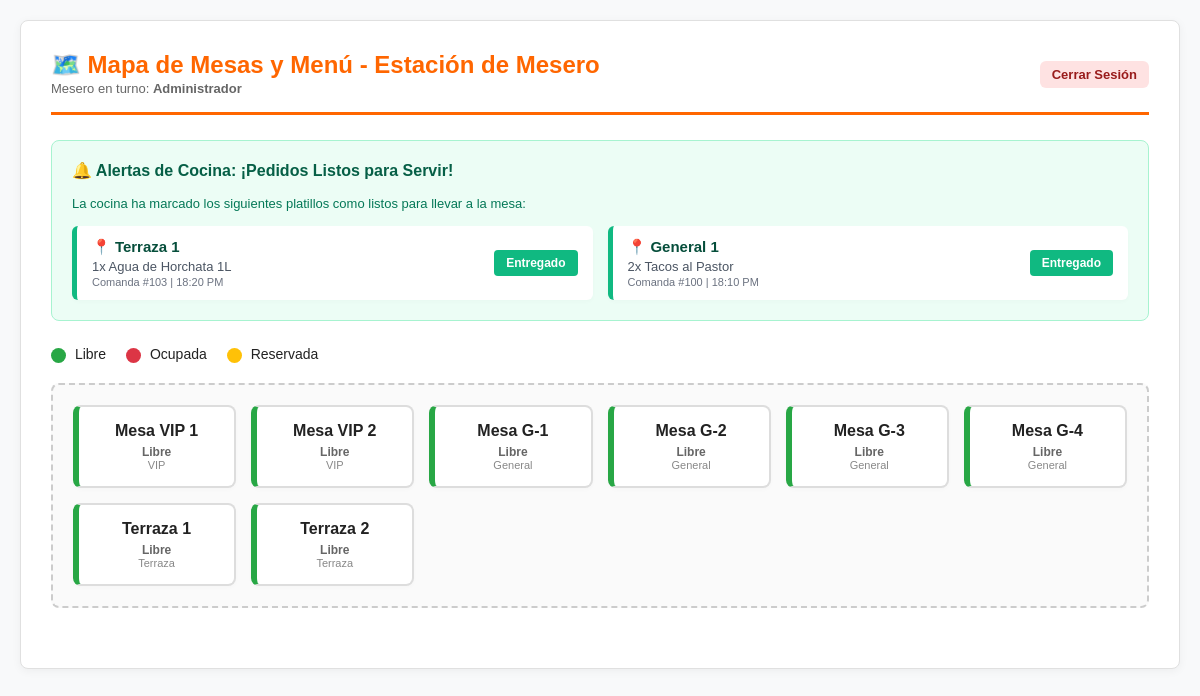
Page /mesas.php (signed in) on the committed database.
### tables this page shows
CREATE TABLE IF NOT EXISTS mesas (
    id          INT AUTO_INCREMENT PRIMARY KEY,
    nombre      VARCHAR(50) NOT NULL,
    zona        VARCHAR(30) NOT NULL,
    estado      ENUM('libre', 'ocupada', 'reservada', 'limpieza') NOT NULL DEFAULT 'libre'
);

### mesas.php (the view, shortened to what this page needs)
<?php
require_once 'conexion.php';
$nombreMesero = $_SESSION['usuario'];
$stmtMesas = $pdo->query("SELECT * FROM mesas");
$mesas = $stmtMesas->fetchAll(PDO::FETCH_ASSOC);
$pedidos_listos = [
    ['id' => 103, 'mesa' => 'Terraza 1', 'platillos' => '1x Agua de Horchata 1L', 'hora' => '18:20 PM'],
    ['id' => 100, 'mesa' => 'General 1', 'platillos' => '2x Tacos al Pastor', 'hora' => '18:10 PM']
];
?>
<!DOCTYPE html>
<html lang="es">
<head>
</head>
<body>
    <div class="container">
        <div class="header-mesero">
            <div>
                <h2>🗺️ Mapa de Mesas y Menú - Estación de Mesero</h2>
                <span style="font-size: 13px; color: #666;">Mesero en turno: <strong><?php echo htmlspecialchars($nombreMesero); ?></strong></span>
            </div>
            <a href="login.php" class="btn-logout">Cerrar Sesión</a>
        </div>
        <div class="alertas-cocina-box">
            <h3>🔔 Alertas de Cocina: ¡Pedidos Listos para Servir!</h3>
            <p style="margin: 0; font-size: 13px; color: #047857;">La cocina ha marcado los siguientes platillos como listos para llevar a la mesa:</p>
            <div class="listos-grid">
                <?php foreach ($pedidos_listos as $p_listo): ?>
                    <div class="listo-card">
                        <div class="listo-info">
                            <div class="mesa-target">📍 <?php echo htmlspecialchars($p_listo['mesa']); ?></div>
                            <div class="detalle"><?php echo htmlspecialchars($p_listo['platillos']); ?></div>
                            <div style="font-size: 11px; color: #6b7280; margin-top: 2px;">Comanda #<?php echo $p_listo['id']; ?> | <?php echo $p_listo['hora']; ?></div>
                        </div>
                        <button class="btn-entregado" onclick="alert('Pedido marcado como entregado.'); location.reload();">Entregado</button>
                    </div>
                <?php endforeach; ?>
            </div>
        </div>
        <div class="leyenda">
            <span><span class="dot dot-libre"></span> Libre</span>
            <span><span class="dot dot-ocupada"></span> Ocupada</span>
            <span><span class="dot dot-reservada"></span> Reservada</span>
        </div>
        <div class="plano-container">
            <div class="mesas-grid">
                <?php foreach ($mesas as $m): ?>
                    <div class="mesa-card <?php echo $m['estado']; ?>" onclick="abrirModal(<?php echo $m['id']; ?>, '<?php echo htmlspecialchars($m['nombre']); ?>')">
                        <div class="mesa-num"><?php echo htmlspecialchars($m['nombre']); ?></div>
                        <div class="mesa-estado"><?php echo ucfirst($m['estado']); ?></div>
                        <div style="font-size: 11px; color: #888;"><?php echo htmlspecialchars($m['zona']); ?></div>
                    </div>
                <?php endforeach; ?>
            </div>
        </div>
    </div>
</body>
</html>

### mesas.php (style rules this page uses)
:root { --bg-main: #f8f9fa; --accent-orange: #ff6600; --libre: #28a745; --ocupada: #dc3545; --reservada: #ffc107; --success-green: #10b981; }
body { font-family: Arial, sans-serif; background-color: var(--bg-main); color: #222; margin: 0; padding: 20px; }
.container { max-width: 1100px; margin: auto; background: #fff; padding: 30px; border-radius: 8px; border: 1px solid #e0e0e0; box-shadow: 0 2px 10px rgba(0,0,0,0.05); }
.header-mesero { display: flex; justify-content: space-between; align-items: center; border-bottom: 3px solid var(--accent-orange); padding-bottom: 15px; margin-bottom: 25px; }
.header-mesero h2 { color: var(--accent-orange); margin: 0; }
.btn-logout { background: #fee2e2; color: #991b1b; padding: 6px 12px; border-radius: 6px; text-decoration: none; font-weight: bold; font-size: 13px; }
.alertas-cocina-box { background: #ecfdf5; border: 1px solid #a7f3d0; padding: 20px; border-radius: 8px; margin-bottom: 25px; }
.alertas-cocina-box h3 { margin-top: 0; color: #065f46; font-size: 16px; display: flex; align-items: center; gap: 8px; }
.listos-grid { display: grid; grid-template-columns: repeat(auto-fit, minmax(280px, 1fr)); gap: 15px; margin-top: 15px; }
.listo-card { background: white; border-left: 5px solid var(--success-green); padding: 12px 15px; border-radius: 6px; box-shadow: 0 2px 4px rgba(0,0,0,0.02); display: flex; justify-content: space-between; align-items: center; }
.listo-info .mesa-target { font-weight: bold; color: #064e3b; font-size: 15px; }
.listo-info .detalle { font-size: 13px; color: #4b5563; margin-top: 3px; }
.btn-entregado { background: var(--success-green); color: white; border: none; padding: 6px 12px; border-radius: 4px; font-size: 12px; font-weight: bold; cursor: pointer; }
.leyenda { display: flex; gap: 20px; margin-bottom: 20px; font-size: 14px; align-items: center; }
.dot { width: 15px; height: 15px; border-radius: 50%; display: inline-block; vertical-align: middle; margin-right: 5px; }
.dot-libre { background: var(--libre); }
.dot-ocupada { background: var(--ocupada); }
.dot-reservada { background: var(--reservada); }
.plano-container { border: 2px dashed #ccc; padding: 20px; border-radius: 8px; background: #fafafa; display: flex; flex-direction: column; gap: 25px; margin-bottom: 30px; }
.mesas-grid { display: grid; grid-template-columns: repeat(auto-fill, minmax(140px, 1fr)); gap: 15px; }
.mesa-card { background: #fff; border: 2px solid #ddd; padding: 15px; border-radius: 8px; text-align: center; cursor: pointer; transition: all 0.2s ease; box-shadow: 0 2px 4px rgba(0,0,0,0.02); }
.mesa-card.libre { border-left: 6px solid var(--libre); }
.mesa-num { font-size: 16px; font-weight: bold; color: #222; }
.mesa-estado { font-size: 12px; color: #666; margin-top: 5px; font-weight: bold; }

### rows in the picture
mesas: nombre "Mesa VIP 1", estado "Libre", zona "VIP"
mesas: nombre "Mesa VIP 2", estado "Libre", zona "VIP"
mesas: nombre "Mesa G-1", estado "Libre", zona "General"
mesas: nombre "Mesa G-2", estado "Libre", zona "General"
mesas: nombre "Mesa G-3", estado "Libre", zona "General"
mesas: nombre "Mesa G-4", estado "Libre", zona "General"
mesas: nombre "Terraza 1", estado "Libre", zona "Terraza"
mesas: nombre "Terraza 2", estado "Libre", zona "Terraza"

### other values in the picture
$nombreMesero "Administrador"
$p_listo['mesa'] "Terraza 1"
$p_listo['platillos'] "1x Agua de Horchata 1L"
$p_listo['id'] "103"
$p_listo['hora'] "18:20 PM"
$p_listo['mesa'] "General 1"
$p_listo['platillos'] "2x Tacos al Pastor"
$p_listo['id'] "100"
$p_listo['hora'] "18:10 PM"
